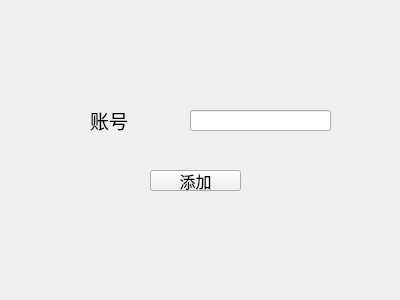
<?xml version="1.0" encoding="UTF-8"?>
<ui version="4.0">
 <class>AddFriend</class>
 <widget class="QWidget" name="AddFriend">
  <property name="geometry">
   <rect>
    <x>0</x>
    <y>0</y>
    <width>400</width>
    <height>300</height>
   </rect>
  </property>
  <property name="windowTitle">
   <string>Form</string>
  </property>
  <widget class="QLineEdit" name="accountLineEdit">
   <property name="geometry">
    <rect>
     <x>190</x>
     <y>110</y>
     <width>141</width>
     <height>21</height>
    </rect>
   </property>
  </widget>
  <widget class="QLabel" name="label">
   <property name="geometry">
    <rect>
     <x>90</x>
     <y>110</y>
     <width>71</width>
     <height>21</height>
    </rect>
   </property>
   <property name="font">
    <font>
     <family>宋体</family>
     <pointsize>14</pointsize>
    </font>
   </property>
   <property name="text">
    <string>账号</string>
   </property>
  </widget>
  <widget class="QPushButton" name="addButton">
   <property name="geometry">
    <rect>
     <x>150</x>
     <y>170</y>
     <width>91</width>
     <height>21</height>
    </rect>
   </property>
   <property name="font">
    <font>
     <family>宋体</family>
     <pointsize>12</pointsize>
    </font>
   </property>
   <property name="text">
    <string>添加</string>
   </property>
  </widget>
 </widget>
 <resources/>
 <connections/>
</ui>
